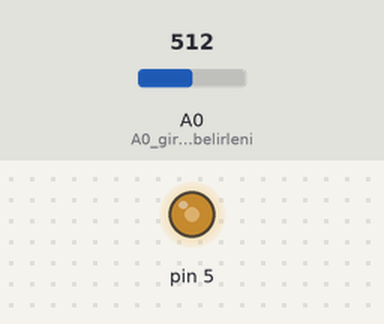
Bench run of a sketch on a simulated Arduino Uno, built with avr-gcc and run on an emulated ATmega328P. Shown: output pins drawn as LEDs (lit = HIGH). The test bench sets the inputs (shaded band); at power-on: A0 (A0_giriş_olarak_belirleni) = 512.

Above: at 1.2 s.
1.3 s: A0 (A0_giriş_olarak_belirleni) set to 716
At 2.4 s:
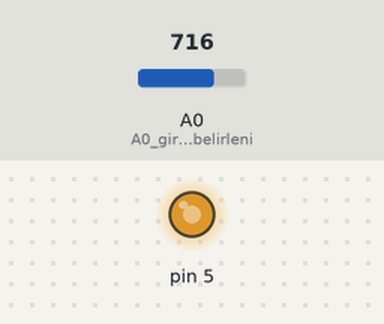
2.8 s: A0 (A0_giriş_olarak_belirleni) set to 900
At 3.5 s:
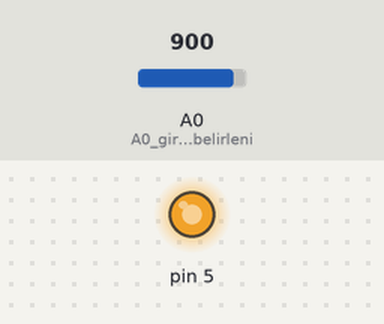
4.3 s: A0 (A0_giriş_olarak_belirleni) set to 122
At 4.7 s:
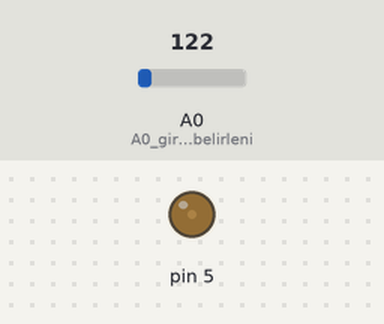
5.8 s: A0 (A0_giriş_olarak_belirleni) set to 0
At 7.0 s:
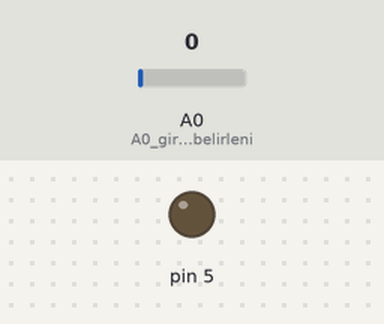
7.3 s: A0 (A0_giriş_olarak_belirleni) set to 511
At 8.2 s:
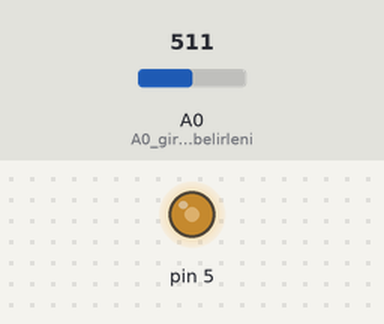
Timing chart, 0 to 9.8 s (numbered marks = the images above; inputs shaded):
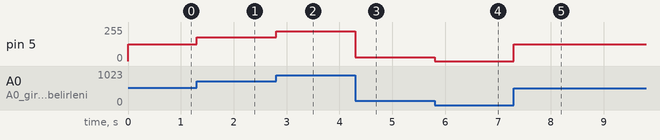

The sketch:

pot.ino
```cpp
void setup(){

  pinMode(A0,INPUT); // A0 giriş olarak belirleniyor
  pinMode(5,OUTPUT); // 5. pin çıkış olarak belirleniyor.

}

void loop(){

  int Deger=analogRead(A0); // A0'dan okunan değerler Degere eşitleniyor.
  Deger=map(Deger, 0, 1023, 0, 255); // Map fonksiyonu sayesinde değerler 0-255 arasına düşürülüyor.
  analogWrite(5, Deger); // 5.pine değişen bu değerimiz veriliyor.

}
```

Measured:
- after the input at 1.3 s, pin 5: 127/255 → 178/255 at once
- after the input at 2.8 s, pin 5: 178/255 → 224/255 at once
- after the input at 4.3 s, pin 5: 224/255 → 30/255 at once
- after the input at 5.8 s, pin 5: 30/255 → 0/255 at once
- after the input at 7.3 s, pin 5: 0/255 → 127/255 at once
